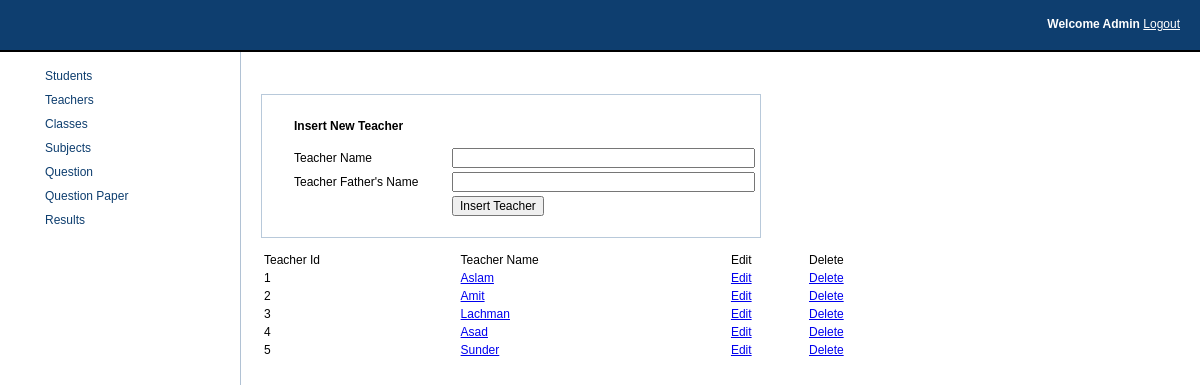
Page /admin/teachers.php on the committed database.
### tables this page shows
CREATE TABLE IF NOT EXISTS `teacher` (
  `teacher_id` int(11) NOT NULL AUTO_INCREMENT,
  `teacher_name` varchar(255) NOT NULL,
  `fathers_name` varchar(255) NOT NULL,
  PRIMARY KEY (`teacher_id`)
);

### admin/model/Teacher.php (the view, shortened to what this page needs)
<?php
class Teacher extends OLE
{
function getAllTeachers()
{
 $i=1;
$qry="select * from teacher ";
$result=mysql_query($qry);
 while($row=mysql_fetch_array($result))
{
echo "<tr><td>".$i++." </td> <td><a href='teacher.php?action=view&id="
    .$row['teacher_id']."'>".$row['teacher_name']."</a> </td><td><a href='#'> Edit</a> </td>
    <td><a href=teacher.php?action=delete&id=".$row['teacher_id'].">Delete </a> </td> </tr>";
}
}
}
?>

### admin/view/css/styles.css (style rules this page uses)
html { font-size:12px; font-family:arial; }
* { font-size:12px; }
body { margin:0; }

### rows in the picture
teacher: teacher_name "Aslam"
teacher: teacher_name "Amit"
teacher: teacher_name "Lachman"
teacher: teacher_name "Asad"
teacher: teacher_name "Sunder"
